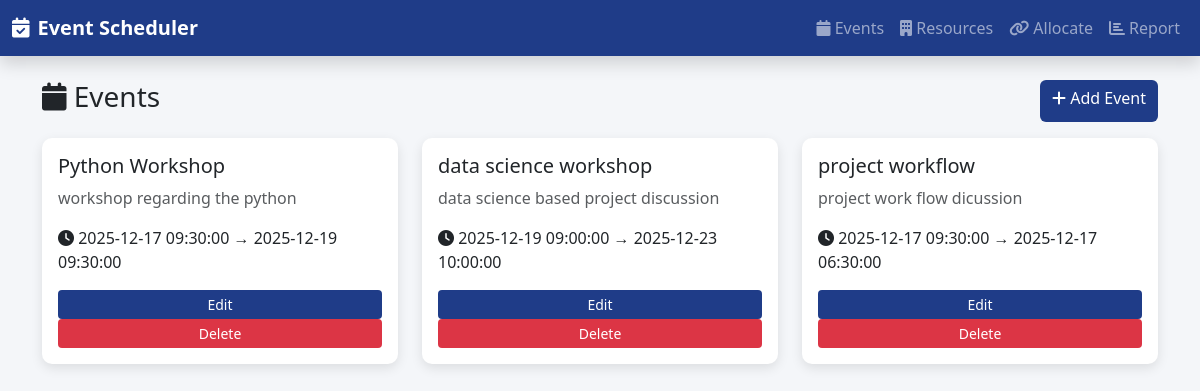
The app's page /events with its own data.
### app.py (models this page shows)
class Event(db.Model):
    id = db.Column(db.Integer, primary_key=True)
    title = db.Column(db.String(100))
    start_time = db.Column(db.DateTime)
    end_time = db.Column(db.DateTime)
    description = db.Column(db.String(200))

### app.py (the view)
@app.route('/events')
def events():
    return render_template('events.html', events=Event.query.all())

### templates/events.html
{% extends 'base.html' %}
{% block content %}
<div class="d-flex justify-content-between mb-3">
  <h3><i class="fa fa-calendar"></i> Events</h3>
  <a href="/add_event" class="btn btn-primary">
    <i class="fa fa-plus"></i> Add Event
  </a>
</div>
<div class="row">
  {% for e in events %}
  <div class="col-md-4">
    <div class="card p-3 mb-3">
      <h5>{{ e.title }}</h5>
      <p class="text-muted">{{ e.description }}</p>
      <p>
        <i class="fa fa-clock"></i>
        {{ e.start_time }} → {{ e.end_time }}
      </p>
      <a href="/edit_event/{{e.id}}" class="btn btn-sm btn-primary">Edit</a>
      <a href="/delete_event/{{e.id}}" class="btn btn-sm btn-danger">Delete</a>
    </div>
  </div>
  {% endfor %}
</div>
{% endblock %}

### static/css/style.css (style rules this page uses)
.bg-app { background-color: #f4f6f9; min-height: 100vh; font-family: 'Segoe UI', sans-serif; }
.card { border-radius: 10px; box-shadow: 0 4px 12px rgba(0,0,0,0.1); border: none; }
.btn-primary { background-color: #1f3c88; border: none; }
.btn-danger { background-color: #dc3545; border: none; }

### records on screen
Event: title "Python Workshop", description "workshop regarding the python", start_time "2025-12-17 09:30:00", end_time "2025-12-19 09:30:00"
Event: title "data science workshop", description "data science based project discussion", start_time "2025-12-19 09:00:00", end_time "2025-12-23 10:00:00"
Event: title "project workflow", description "project work flow dicussion", start_time "2025-12-17 09:30:00", end_time "2025-12-17 06:30:00"
